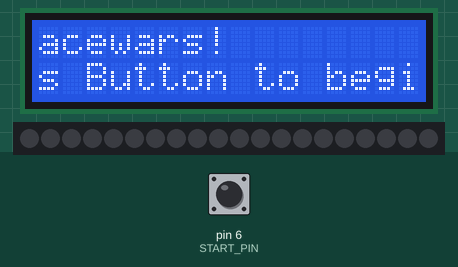
Recording of a sketch running on a simulated Arduino Uno, built with avr-gcc and run on an emulated ATmega328P. Shown: 16×2 character LCD, 20 RGB LEDs in strip order, left to right. The test bench sets the inputs (shaded band); at power-on: pin 6 (START_PIN) LOW. Dim RGB values are drawn brighter than linear; random numbers use the default seed unless the sketch sets one.

Above: at 2.7 s.
2.8 s: pin 6 (START_PIN) pulled HIGH for 0.4 s
At 3.8 s:
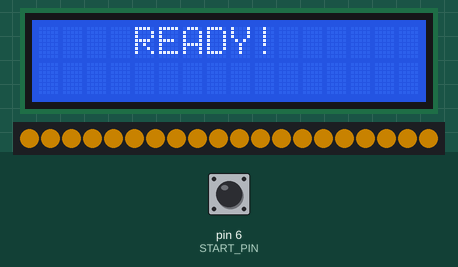
At 11.9 s:
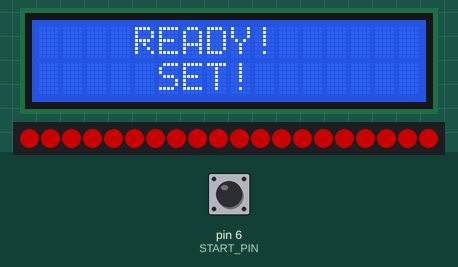
12.2 s: pin 6 (START_PIN) pulled HIGH for 3.2 s
At 32.9 s:
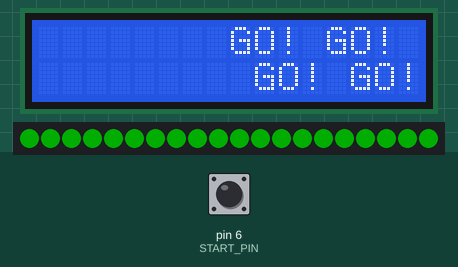
Timing chart, 0 to 34.4 s (numbered marks = the images above; inputs shaded):
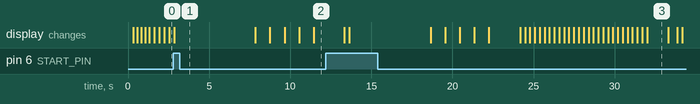

The sketch:

StartLine_v3.ino
```cpp
#include <LiquidCrystal_I2C.h>

// Adafruit NeoPixel - Version: Latest
#include <Adafruit_NeoPixel.h>

// MirroringSample - see https://github.com/FastLED/FastLED/wiki/Multiple-Controller-Examples for more info on
// using multiple controllers.  In this example, we're going to set up four NEOPIXEL strips on four
// different pins, and show the same thing on all four of them, a simple bouncing dot/cyclon type pattern
// tamiya lap timer project:
// http://www.instructables.com/id/Lap-Timer-Mini-4WD-IR-Sensor-/

#include "FastLED.h"

#define NUM_LEDS 20
#define DATA_PIN 13
#define START_PIN 6
CRGB leds[NUM_LEDS];
int brightness = 100;
int car1Laptimes[6];
int car2Laptimes[6];
int car3Laptimes[6];
int car1Laps = 0;
int car2Laps = 0;
int car3Laps = 0;

// set the LCD address to 0x27 for a 16 chars 2 line display
// A FEW use address 0x3F
// Set the pins on the I2C chip used for LCD connections:
//                    addr, en,rw,rs,d4,d5,d6,d7,bl,blpol
LiquidCrystal_I2C lcd(0x27, 2, 1, 0, 4, 5, 6, 7, 3, POSITIVE);  // Set the LCD I2C address


// For mirroring strips, all the "special" stuff happens just in setup.  We
// just addLeds multiple times, once for each strip
void setup() {
  // limit power draw to 1A at 5v of power draw
  FastLED.setMaxPowerInVoltsAndMilliamps(5,1000);
  pinMode(DATA_PIN, OUTPUT);  // declare the DATA_PIN as an OUTPUT
  pinMode(START_PIN, INPUT);  // declare the StartPin as an INPUT - this is for the pushbutton
  FastLED.addLeds<NEOPIXEL, DATA_PIN>(leds, NUM_LEDS);
  FastLED.setBrightness(brightness);
  lcd.begin(16,2);   // initialize the lcd for 16 chars 2 lines, turn on backlight
  // ------- Quick 3 blinks of backlight  -------------
  for(int i = 0; i< 3; i++)
  {
    lcd.backlight();
    delay(250);
    lcd.noBacklight();
    delay(250);
  }
  lcd.backlight(); // finish with backlight on
}

void startSequence() {
  lcd.clear();
  lcd.setCursor(4,0);
  lcd.print("READY!");
  for(int i = 0; i < NUM_LEDS; i++) {
    // set all leds to Orange
    leds[i] = CRGB::Orange;
  }
  FastLED.show();
  delay(5000);

  // Wait 10 sec and turn them off in stages
  int blockSize = 4;
  lcd.setCursor(5,1);
  lcd.print("SET!");
  for(int i = 0; i < NUM_LEDS; i++) {
    // Turn every LED red
    leds[i] = CRGB::Red;

    // Only show them if we're going to show a whole light block
    int x = (i + 1) % blockSize;
    if (x == 0) {
      FastLED.show();
      delay(900);
    }
  }

  // pause for effect - a random time between 1.5 and 2.5 seconds
  delay(random(900, 1500));
  lcd.clear();
  lcd.setCursor(2,0);
  lcd.print("GO! GO! GO!");
  lcd.setCursor(3,1);
  lcd.print("GO! GO! GO!");
   // now GO!! Turn them all green
   for(int i = 0; i < NUM_LEDS; i++) {
    // set current dot to green
    leds[i] = CRGB::Green;
    FastLED.show();
  }
  // Done.
}

void clearBoard() {
  for(int i = 0; i < NUM_LEDS; i++) {
    // set all leds to Off/black
    leds[i] = CRGB::Black;
  }
  FastLED.show();
  delay(500);
}

/*void showLapCounters() {
  #define LED_START
  #define LED_END

  // all lap displays should have the same number of LEDs, therefore we can divide the number by 3
  int numLedsPerCar = (LED_END - LED_START/3)
  int car1Leds = 0;

  return;
}
*/

void displayLCDintro() {
  lcd.clear();
  lcd.setCursor(3,0);
  lcd.print("Racewars!         Racewars!");
  lcd.setCursor(0,1);
  lcd.print("Press Button to begin countdown");
  // scroll to the left to move it offscreen right:
  for (int positionCounter = 0; positionCounter < 16; positionCounter++) {
    // scroll one position left:
    lcd.scrollDisplayLeft();
    if (digitalRead(START_PIN)) {
      // If somebody presses the start button - begin the countdown sequence
      startSequence();
    }
    delay(300);
  }

  // scroll to the right to move it offscreen right:
  for (int positionCounter = 0; positionCounter < 16; positionCounter++) {
    // scroll one position right:
    lcd.scrollDisplayRight();
    if (digitalRead(START_PIN)) {
      // If somebody presses the start button - begin the countdown sequence
      startSequence();
    }
    delay(300);
  }

  // delay at the end of the full loop:
  delay(1000);
}

void loop() {
  displayLCDintro();

  if (digitalRead(START_PIN)) {
    // If somebody presses the start button - begin the countdown sequence
    startSequence();
  } else {
    clearBoard();
  }

  // Read the values from the sensors to count laps for each car
  // start the lap timers for the 3 cars and display their number of laps

  // showLapCounters(car1Laptimes.length, car2Laptimes.length, car3Laptimes.length);

}
```
